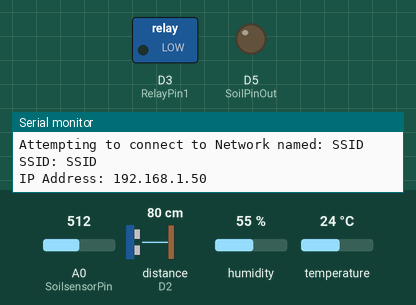
Simulated run of this sketch. Board: Arduino MKR. Parts: switched loads named in the sketch (green lamp = pin HIGH), output pins drawn as LEDs (lit = HIGH), the last lines printed to the serial monitor. The test bench sets the inputs (shaded band); at power-on: temperature 24 °C, A0 (SoilsensorPin) = 512, distance to the obstacle (sensor on D2) 80 cm, humidity 55 %. WiFi joins after 1.5 s; servers stay silent unless stated.

Above: at 2.7 s.
2.8 s: temperature set to 29.4 °C
6.1 s: temperature set to 30.4 °C
At 8.9 s:
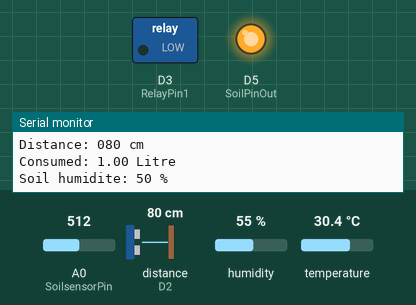
9.7 s: temperature set to 12 °C
At 11.6 s:
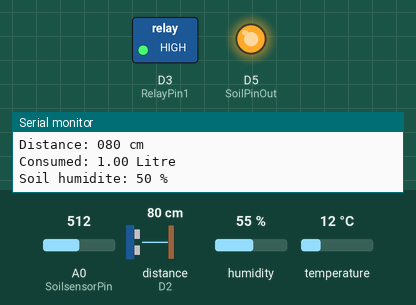
13.0 s: temperature set to 33 °C
At 15.9 s:
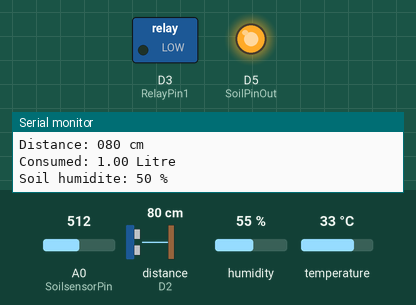
Timing chart, 0 to 17.4 s (numbered marks = the images above; inputs shaded):
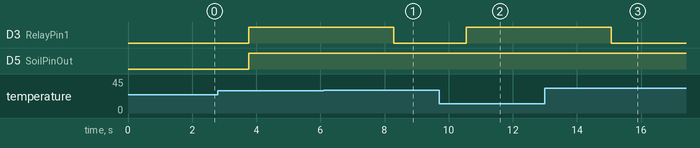

The sketch:

field_sensors.ino
```cpp
/*****************************************************/
/***************** Calling Libraries *****************/
#include <DHT.h> // include DHT library
#include <Wire.h> // include Arduino Wire library
#include "Ultrasonic.h" // include Seeed Studio ultrasonic ranger library
#include <ArduinoHttpClient.h> // include Arduino HTTP Client library
#include <WiFiNINA.h> // include WiFi NINA module library
#include <Arduino_JSON.h> // use json functions
//#include "secret.h"  //  SSID and Password


/******************************************************************/
/***************** Constants and Global Variables *****************/
// Constants
#define ID  3 // Arduino unique ID
#define DHTPIN  1 // data PIN DHT-22 is connected to
#define SoilsensorPin A0 // data PIN Soil Moisture Sensor is connected to
#define SoilPinOut 5 // Setup the Arduino output pin for the soil sensor
#define DHTTYPE DHT22 // DHT Type: 22 (AM2302)
#define RANGERPIN 2 // define ultrasonic ranger data pin
#define RelayPin1 3 // define The 1st relay output pin
#define RelayPin2 4 // define the 2nd relay output pin

// Global Variables
char ssid[] = "SSID"; // Wifi name (SSID)
char pass[] = "PASSWORD"; // Wifi password
const char serverAddress[] = "IP";  // The Web Server (RaspBerry PI) IP address
int port = "PORT" ; // The Web Server (RaspBerry PI) Port number

// Air sensor
float air_hum;  //Stores humidity value
float air_temp; //Stores temperature value
float MaxTemp = 30.0; // Max temperature
DHT dht(DHTPIN, DHTTYPE); // Initialize DHT sensor for normal 16mhz Arduino

WiFiClient wifi; // Initialize WiFi module
HttpClient client = HttpClient(wifi, serverAddress, port); // Initialize HTTP (Web) Client
int status = WL_IDLE_STATUS;

// Initialize ultrasonic library
Ultrasonic ultrasonic(RANGERPIN);
// Water Stock dimensions
int radius = 2;
int height = 9;
int consumed; // Consumed water

// Soil sensor
int SoilsensorValue = 1023;
int SoilValue;
int SoilLimit = 600;

/******************************************************/
/***************** The SETUP Function *****************/
/******************************************************/
void setup() {

  Serial.begin(9600);
  while(status != WL_CONNECTED) {
    Serial.print("Attempting to connect to Network named: ");
    Serial.println(ssid); // print the network name (SSID)
    status = WiFi.begin(ssid, pass);  // Connect to WPA/WPA2 network
  }

  // print the SSID of the network you're connected to:
  Serial.print("SSID: ");
  Serial.println(WiFi.SSID());

  // print your WiFi shield's IP address:
  IPAddress ip = WiFi.localIP();
  Serial.print("IP Address: ");
  Serial.println(ip);

  // Start the Air sensor (DHT22)
  dht.begin();
  // Setup the Arduino output pin for the soil sensor
  pinMode(SoilPinOut, OUTPUT);
  // Setup the 2 relay module output pin
  pinMode(RelayPin1, OUTPUT);
  //pinMode(RelayPin2, OUTPUT);
}
/******************************************************/

/***************** The Loop Function ******************/
/******************************************************/
void loop() {
  sensor_air();
  sensor_water();
  sensor_soil();
  //post_request();
  lance_pompe();
}
/******************************************************/

/******************************************************/
/***************** Sensors Functions ******************/
/******************************************************/
void sensor_air() {
  delay(2000);
  //Read data from Air sensor (DHT22) and store it to variables hum and temp
  air_hum = dht.readHumidity();
  air_temp = dht.readTemperature();
  //Print temp and humidity values to serial monitor
  Serial.print("Humidity: ");
  Serial.print(air_hum);
  Serial.print(" %, Temp: ");
  Serial.print(air_temp);
  Serial.println(" Celsius");
}

void sensor_water() {
  char _buffer[7];
  int centimeters;

  centimeters = ultrasonic.MeasureInCentimeters(); // get distance in centimeters
  delay(250); // wait 250 milliseconds between readings

  // Print the distance in centimeters between the Ultrasonic sensor and water to the Serial monitor
  sprintf(_buffer, "%03u cm", centimeters);
  consumed = (centimeters * radius * radius * 3.14); // The consumed water amount
  Serial.print("\rDistance: ");
  Serial.println(_buffer);  // print distance (in cm) on serial monitor
  Serial.print("\rConsumed: ");
  Serial.print(consumed * 0.001);
  Serial.println(" Litre");
}

/**
  * // to preserve the sensor pins:
  *    either start sensor 5 seconds before read
  *    or
  *    thicken the pcb
  */
void sensor_soil() {
  SoilsensorValue = analogRead(SoilsensorPin);
  Serial.print("Soil humidite: ");
  SoilValue = 100 - (SoilsensorValue * 100 / 1023);
  Serial.print(SoilValue);
  Serial.println(" %");

  if (SoilsensorValue < SoilLimit) {
    digitalWrite(SoilPinOut, HIGH);
  } else {
    digitalWrite(SoilPinOut, LOW);
  }
}
/**********************************************************/

/***************** Pump control Function ******************/
void lance_pompe() {
  if(air_temp > MaxTemp || SoilsensorValue > SoilLimit) {
    digitalWrite(RelayPin1, LOW);
  } else {
    digitalWrite(RelayPin1, HIGH);
  }
}
/******************************************************************/

/***************** Server communication Function ******************/
void post_request() {

  JSONVar thepost;

  String path = "/";
  String contentType = "application/json";

  thepost["id"] = ID;
  thepost["info"]["air"]["hum"] = air_hum;
  thepost["info"]["air"]["temp"] = air_temp;
  thepost["info"]["water"] = consumed;
  thepost["info"]["soil"] = SoilValue;
  Serial.println(thepost);
  Serial.println("making POST request");

  // send the POST request

  client.post(path, contentType, JSON.stringify(thepost));

  // read the status code and body of the response
  int statusCode = client.responseStatusCode();
  String response = client.responseBody();

  Serial.print("Status code: ");
  Serial.println(statusCode);
  Serial.print("Response: ");
  Serial.println(response);

  delay(5000);
}
/******************************************************************/
/******************************************************************/
```

Measured:
- the behaviour switches between 30 and 30.1 °C on temperature (found by bisection; images 0 and 1)
- after the input at 6.1 s, D3 (RelayPin1): HIGH → LOW after 2.2 s
- after the input at 9.7 s, D3 (RelayPin1): LOW → HIGH after 0.85 s
- after the input at 13.0 s, D3 (RelayPin1): HIGH → LOW after 2.1 s
